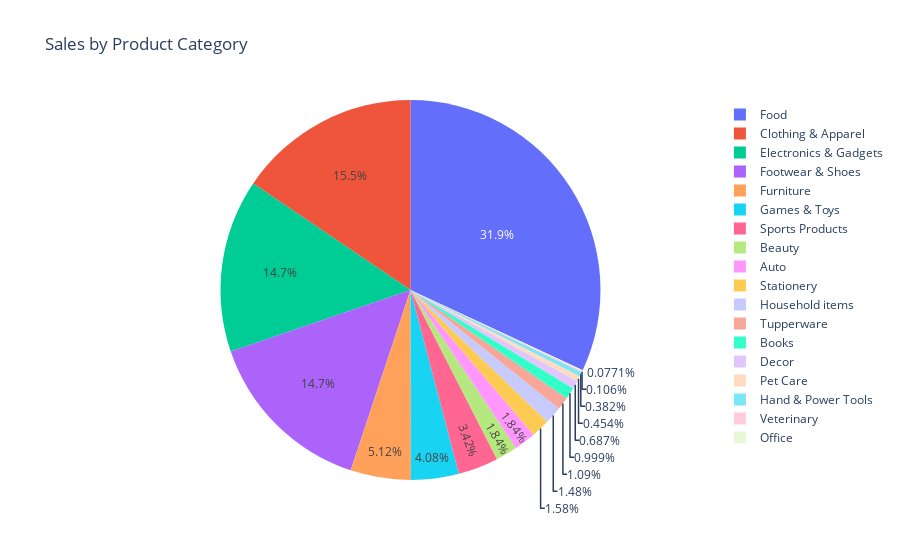

The cell this chart's notebook holds for it:
### Code cell
# 3. Sales by Product Category
fig_category = px.pie(df.groupby("Product_Category")["Amount"].sum().reset_index(),
                      names="Product_Category", values="Amount",
                      title="Sales by Product Category")

fig_category.show()

### Figure 1 — Plotly figure (JSON) as saved in the notebook; plotly's stock layout.template omitted (floating-point values rounded to 4 significant figures)
{"data": [{"domain": {"x": [0, 1], "y": [0, 1]}, "hovertemplate": "Product_Category=%{label}<br>Amount=%{value}<extra></extra>", "labels": ["Auto", "Beauty", "Books", "Clothing & Apparel", "Decor", "Electronics & Gadgets", "Food", "Footwear & Shoes", "Furniture", "Games & Toys", "Hand & Power Tools", "Household items", "Office", "Pet Care", "Sports Products", "Stationery", "Tupperware", "Veterinary"], "legendgroup": "", "name": "", "showlegend": true, "type": "pie", "values": [1959000.0, 1959484, 1061478, 16495019, 730360, 15643846, 33930000.0, 15580000.0, 5440000.0, 4331694, 405618, 1569337, 81936, 482277, 3635933, 1676000.0, 1155642, 112702]}], "layout": {"autosize": true, "legend": {"tracegroupgap": 0}, "title": {"text": "Sales by Product Category"}}}
